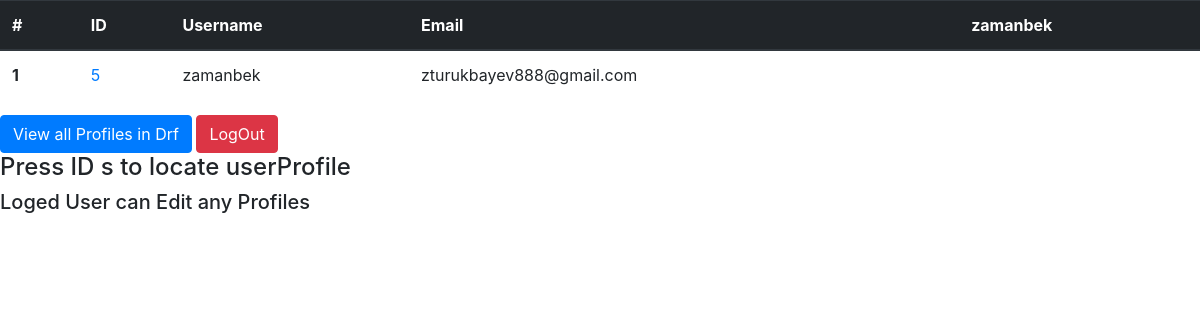
/profileListLinks (signed in), run on an earlier commit of the app's database.
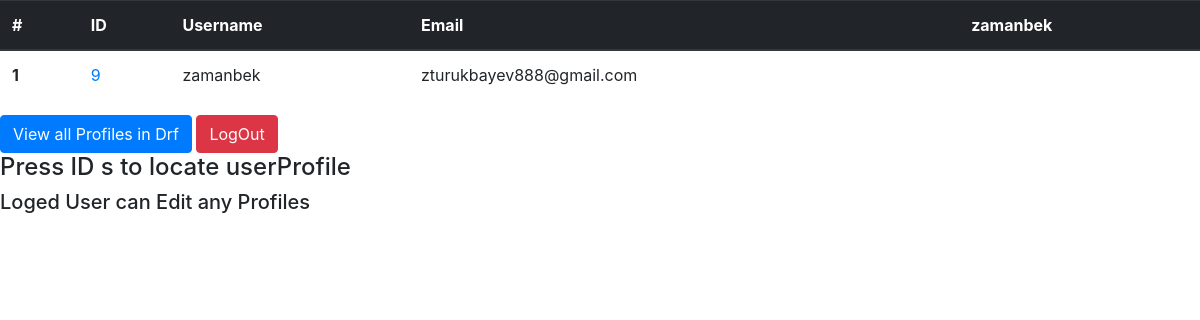
And on a later commit of the database.
### task/models.py (models this page shows, shortened)
class UserProfile(models.Model):
    user = models.OneToOneField(User, unique=True, on_delete=models.CASCADE)
    firstname = models.CharField('firstName', max_length=100, )
    lastname = models.CharField('lastName', max_length=100, )
    sex = models.BooleanField(blank=True)
    avatar = models.ImageField(upload_to='avatars', blank=True)
    email = models.EmailField('email', max_length=100)
    born = models.DateTimeField(null=True, blank=True)

### task/views.py (the view)
# urls.py: path('profileListLinks',
def profileListLinks(request):
    userProfiles = UserProfile.objects.all()
    return render(request, 'task/profileListLinks.html', {'userProfiles': userProfiles})

### task/templates/task/profileListLinks.html (shortened to what this page needs)
<!DOCTYPE html>
<html lang="en">
<head>
    {% load static %}
    <link rel="stylesheet" href="https://maxcdn.bootstrapcdn.com/bootstrap/4.0.0/css/bootstrap.min.css"
>
</head>
<body>
    {%if not request.user.is_authenticated %}
    <a href="{% url 'auth' %}"><span class="font-weight-bolder text-danger">You have to LOGIN</span></a>
    {% else %}
    <table class="table">
        <thead class="thead-dark">
            <tr>
                <th scope="col">#</th>
                <th scope="col">ID</th>
                <th scope="col">Username</th>
                <th scope="col">Email</th>
                <th scope="col">{{request.user.username}}</th>
            </tr>
        </thead>
        <tbody>
            {% for profile in userProfiles%}
            <tr>
                <th scope="row">1</th>
                <td><a href="{{profile.id}}">{{profile.id}}</a></td>
                <td>{{profile.user.username}}</td>
                <td>{{profile.email}}</td>
            </tr>
            {% endfor %}
        </tbody>
    </table>
    <form style="display: inline" action="{% url 'list' %}" method="GET">
        <button class="btn btn-primary">View all Profiles in Drf</button>
    </form>
    <form style="display: inline" action="{% url 'log_out' %}" method="POST">
        <button class="btn btn-danger">LogOut</button>
    </form>
    <h4>Press ID s to locate userProfile </h4>
    <h5>Loged User can Edit any Profiles</h5>
    {% endif %}
</body>
</html>

What changed in the data, as far as the page shows it:
removed UserProfile: id "5", user.username "zamanbek", email "zturukbayev888@gmail.com"
added UserProfile: id "9", user.username "zamanbek", email "zturukbayev888@gmail.com"
